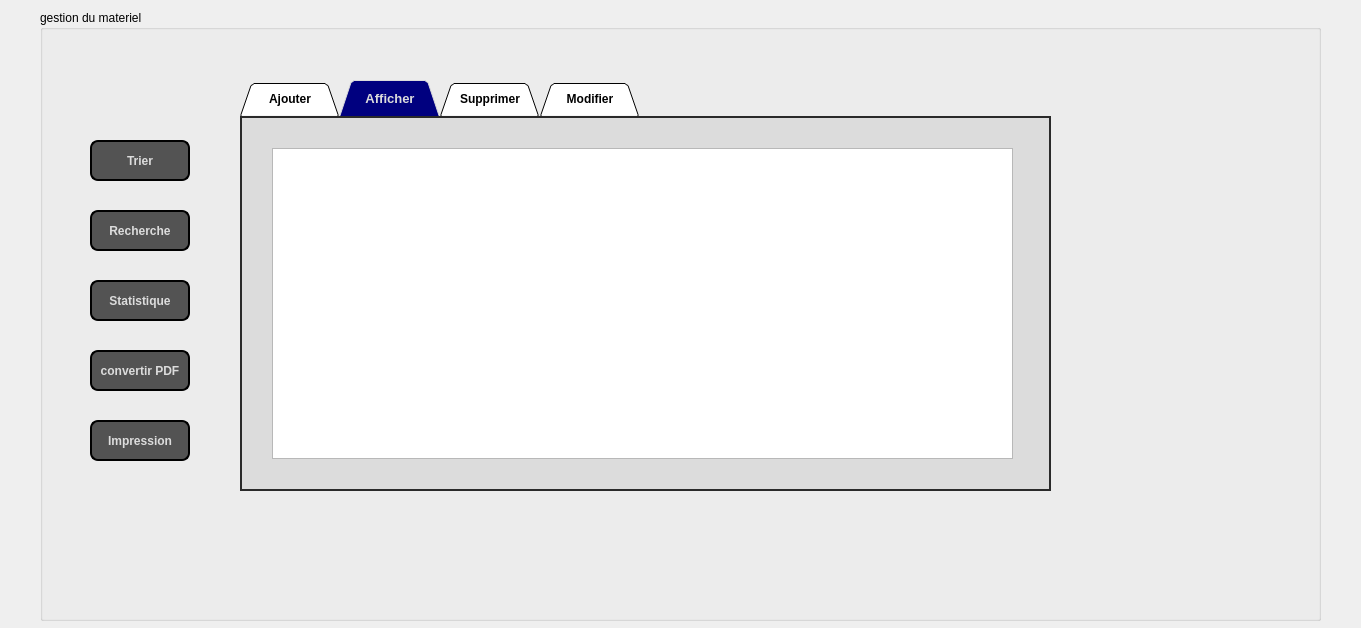
<?xml version="1.0" encoding="UTF-8"?>
<ui version="4.0">
 <class>materiel</class>
 <widget class="QDialog" name="materiel">
  <property name="geometry">
   <rect>
    <x>0</x>
    <y>0</y>
    <width>1361</width>
    <height>628</height>
   </rect>
  </property>
  <property name="windowTitle">
   <string>Dialog</string>
  </property>
  <widget class="QGroupBox" name="groupBox">
   <property name="geometry">
    <rect>
     <x>40</x>
     <y>10</y>
     <width>1281</width>
     <height>611</height>
    </rect>
   </property>
   <property name="palette">
    <palette>
     <active>
      <colorrole role="WindowText">
       <brush brushstyle="SolidPattern">
        <color alpha="255">
         <red>0</red>
         <green>0</green>
         <blue>0</blue>
        </color>
       </brush>
      </colorrole>
      <colorrole role="Base">
       <brush brushstyle="SolidPattern">
        <color alpha="255">
         <red>255</red>
         <green>255</green>
         <blue>255</blue>
        </color>
       </brush>
      </colorrole>
      <colorrole role="Window">
       <brush brushstyle="SolidPattern">
        <color alpha="255">
         <red>255</red>
         <green>255</green>
         <blue>255</blue>
        </color>
       </brush>
      </colorrole>
     </active>
     <inactive>
      <colorrole role="WindowText">
       <brush brushstyle="SolidPattern">
        <color alpha="255">
         <red>0</red>
         <green>0</green>
         <blue>0</blue>
        </color>
       </brush>
      </colorrole>
      <colorrole role="Base">
       <brush brushstyle="SolidPattern">
        <color alpha="255">
         <red>255</red>
         <green>255</green>
         <blue>255</blue>
        </color>
       </brush>
      </colorrole>
      <colorrole role="Window">
       <brush brushstyle="SolidPattern">
        <color alpha="255">
         <red>255</red>
         <green>255</green>
         <blue>255</blue>
        </color>
       </brush>
      </colorrole>
     </inactive>
     <disabled>
      <colorrole role="WindowText">
       <brush brushstyle="SolidPattern">
        <color alpha="255">
         <red>120</red>
         <green>120</green>
         <blue>120</blue>
        </color>
       </brush>
      </colorrole>
      <colorrole role="Base">
       <brush brushstyle="SolidPattern">
        <color alpha="255">
         <red>255</red>
         <green>255</green>
         <blue>255</blue>
        </color>
       </brush>
      </colorrole>
      <colorrole role="Window">
       <brush brushstyle="SolidPattern">
        <color alpha="255">
         <red>255</red>
         <green>255</green>
         <blue>255</blue>
        </color>
       </brush>
      </colorrole>
     </disabled>
    </palette>
   </property>
   <property name="title">
    <string>gestion du materiel</string>
   </property>
   <widget class="QPushButton" name="trier">
    <property name="geometry">
     <rect>
      <x>50</x>
      <y>130</y>
      <width>100</width>
      <height>41</height>
     </rect>
    </property>
    <property name="sizePolicy">
     <sizepolicy hsizetype="Minimum" vsizetype="Fixed">
      <horstretch>0</horstretch>
      <verstretch>0</verstretch>
     </sizepolicy>
    </property>
    <property name="font">
     <font>
      <family>Arial</family>
      <pointsize>-1</pointsize>
      <weight>75</weight>
      <bold>true</bold>
     </font>
    </property>
    <property name="styleSheet">
     <string notr="true">QPushButton {
color: #dcdcdc;
background:#535353;
border: none;
font-size:12px;
font-family:Arial, Helvetica, sans-serif;
border: 2px solid ;
border-radius: 8px;
}
QPushButton:hover {
color:#fff;
	background-color: rgb(0, 0, 127);
border: none;
}</string>
    </property>
    <property name="text">
     <string>Trier</string>
    </property>
   </widget>
   <widget class="QPushButton" name="Recherche">
    <property name="geometry">
     <rect>
      <x>50</x>
      <y>200</y>
      <width>100</width>
      <height>41</height>
     </rect>
    </property>
    <property name="sizePolicy">
     <sizepolicy hsizetype="Minimum" vsizetype="Fixed">
      <horstretch>0</horstretch>
      <verstretch>0</verstretch>
     </sizepolicy>
    </property>
    <property name="font">
     <font>
      <family>Arial</family>
      <pointsize>-1</pointsize>
      <weight>75</weight>
      <bold>true</bold>
     </font>
    </property>
    <property name="styleSheet">
     <string notr="true">QPushButton {
color: #dcdcdc;
background:#535353;
border: none;
font-size:12px;
font-family:Arial, Helvetica, sans-serif;
border: 2px solid ;
border-radius: 8px;
}
QPushButton:hover {
color:#fff;
	background-color: rgb(0, 0, 127);
border: none;
}</string>
    </property>
    <property name="text">
     <string>Recherche</string>
    </property>
   </widget>
   <widget class="QPushButton" name="statistique">
    <property name="geometry">
     <rect>
      <x>50</x>
      <y>270</y>
      <width>100</width>
      <height>41</height>
     </rect>
    </property>
    <property name="sizePolicy">
     <sizepolicy hsizetype="Minimum" vsizetype="Fixed">
      <horstretch>0</horstretch>
      <verstretch>0</verstretch>
     </sizepolicy>
    </property>
    <property name="font">
     <font>
      <family>Arial</family>
      <pointsize>-1</pointsize>
      <weight>75</weight>
      <bold>true</bold>
     </font>
    </property>
    <property name="styleSheet">
     <string notr="true">QPushButton {
color: #dcdcdc;
background:#535353;
border: none;
font-size:12px;
font-family:Arial, Helvetica, sans-serif;
border: 2px solid ;
border-radius: 8px;
}
QPushButton:hover {
color:#fff;
	background-color: rgb(0, 0, 127);
border: none;
}</string>
    </property>
    <property name="text">
     <string>Statistique</string>
    </property>
   </widget>
   <widget class="QPushButton" name="PDF">
    <property name="geometry">
     <rect>
      <x>50</x>
      <y>340</y>
      <width>100</width>
      <height>41</height>
     </rect>
    </property>
    <property name="sizePolicy">
     <sizepolicy hsizetype="Minimum" vsizetype="Fixed">
      <horstretch>0</horstretch>
      <verstretch>0</verstretch>
     </sizepolicy>
    </property>
    <property name="font">
     <font>
      <family>Arial</family>
      <pointsize>-1</pointsize>
      <weight>75</weight>
      <bold>true</bold>
     </font>
    </property>
    <property name="styleSheet">
     <string notr="true">QPushButton {
color: #dcdcdc;
background:#535353;
border: none;
font-size:12px;
font-family:Arial, Helvetica, sans-serif;
border: 2px solid ;
border-radius: 8px;
}
QPushButton:hover {
color:#fff;
	background-color: rgb(0, 0, 127);
border: none;
}</string>
    </property>
    <property name="text">
     <string>convertir PDF</string>
    </property>
   </widget>
   <widget class="QPushButton" name="impression">
    <property name="geometry">
     <rect>
      <x>50</x>
      <y>410</y>
      <width>100</width>
      <height>41</height>
     </rect>
    </property>
    <property name="sizePolicy">
     <sizepolicy hsizetype="Minimum" vsizetype="Fixed">
      <horstretch>0</horstretch>
      <verstretch>0</verstretch>
     </sizepolicy>
    </property>
    <property name="font">
     <font>
      <family>Arial</family>
      <pointsize>-1</pointsize>
      <weight>75</weight>
      <bold>true</bold>
     </font>
    </property>
    <property name="styleSheet">
     <string notr="true">QPushButton {
color: #dcdcdc;
background:#535353;
border: none;
font-size:12px;
font-family:Arial, Helvetica, sans-serif;
border: 2px solid ;
border-radius: 8px;
}
QPushButton:hover {
color:#fff;
	background-color: rgb(0, 0, 127);
border: none;
}</string>
    </property>
    <property name="text">
     <string>Impression</string>
    </property>
   </widget>
   <widget class="QTabWidget" name="tabWidget_10">
    <property name="geometry">
     <rect>
      <x>200</x>
      <y>70</y>
      <width>811</width>
      <height>411</height>
     </rect>
    </property>
    <property name="palette">
     <palette>
      <active>
       <colorrole role="Base">
        <brush brushstyle="SolidPattern">
         <color alpha="255">
          <red>255</red>
          <green>255</green>
          <blue>255</blue>
         </color>
        </brush>
       </colorrole>
       <colorrole role="Window">
        <brush brushstyle="SolidPattern">
         <color alpha="255">
          <red>255</red>
          <green>255</green>
          <blue>255</blue>
         </color>
        </brush>
       </colorrole>
      </active>
      <inactive>
       <colorrole role="Base">
        <brush brushstyle="SolidPattern">
         <color alpha="255">
          <red>255</red>
          <green>255</green>
          <blue>255</blue>
         </color>
        </brush>
       </colorrole>
       <colorrole role="Window">
        <brush brushstyle="SolidPattern">
         <color alpha="255">
          <red>255</red>
          <green>255</green>
          <blue>255</blue>
         </color>
        </brush>
       </colorrole>
      </inactive>
      <disabled>
       <colorrole role="Base">
        <brush brushstyle="SolidPattern">
         <color alpha="255">
          <red>255</red>
          <green>255</green>
          <blue>255</blue>
         </color>
        </brush>
       </colorrole>
       <colorrole role="Window">
        <brush brushstyle="SolidPattern">
         <color alpha="255">
          <red>255</red>
          <green>255</green>
          <blue>255</blue>
         </color>
        </brush>
       </colorrole>
      </disabled>
     </palette>
    </property>
    <property name="font">
     <font>
      <weight>75</weight>
      <bold>true</bold>
     </font>
    </property>
    <property name="styleSheet">
     <string notr="true">
QTabWidget::pane { /* The tab widget frame */
border-top: 2px solid #2a2a2a; 
border-left: 2px solid #2a2a2a;
border-right: 2px solid #2a2a2a ; 
border-bottom: 2px solid #2a2a2a; 
background: #dcdcdc;
	
	
	/*border-top-color: rgb(0, 0, 0);*/

}
QTabWidget::tab-bar {
left: 0px; /* move to the right by 5px */
}
QTabBar::tab {
background: #dcdcdc;
border: 2px solid #535353;
border-bottom-color: #535353; 
border-top-left-radius: 7px;
border-top-right-radius: 7px;
min-width: 80px;
padding: 8px;
color: rgb(50, 50, 162);
	color: rgb(0, 0, 0);
font-size:12px;
font-family:Arial, Helvetica, sans-serif;
}
QTabBar::tab:selected,QTabBar::tab:hover {
	
	
	color: rgb(255, 255, 255);
	background-color: rgb(0, 0, 127);
}
QTabBar::tab:selected {
border-color: #9B9B9B;
border-bottom-color: #535353; /* same as pane color */
color: #dcdcdc;
font-size:13px;
font-family:Arial, Helvetica, sans-serif;
}
QTabBar::tab:!selected {
margin-top: 2px; /* make non-selected tabs look smaller */
}
</string>
    </property>
    <property name="tabShape">
     <enum>QTabWidget::Triangular</enum>
    </property>
    <property name="currentIndex">
     <number>1</number>
    </property>
    <property name="elideMode">
     <enum>Qt::ElideNone</enum>
    </property>
    <property name="documentMode">
     <bool>false</bool>
    </property>
    <property name="tabsClosable">
     <bool>false</bool>
    </property>
    <property name="movable">
     <bool>false</bool>
    </property>
    <property name="tabBarAutoHide">
     <bool>false</bool>
    </property>
    <widget class="QWidget" name="tab_2">
     <attribute name="title">
      <string>Ajouter</string>
     </attribute>
     <widget class="QLabel" name="label_2">
      <property name="geometry">
       <rect>
        <x>10</x>
        <y>70</y>
        <width>151</width>
        <height>31</height>
       </rect>
      </property>
      <property name="font">
       <font>
        <family>Arial</family>
        <pointsize>-1</pointsize>
        <weight>75</weight>
        <italic>true</italic>
        <bold>true</bold>
       </font>
      </property>
      <property name="styleSheet">
       <string notr="true">QLabel {
  width: 100%;
  padding: 12px 20px;
  margin: 8px 0;
  display: inline-block;
	color: rgb(83, 83, 83);
  font-size: 12px;
font-family:Arial, Helvetica, sans-serif;
	

}</string>
      </property>
      <property name="text">
       <string>Nom du materiel</string>
      </property>
     </widget>
     <widget class="QLabel" name="label_3">
      <property name="geometry">
       <rect>
        <x>390</x>
        <y>140</y>
        <width>141</width>
        <height>16</height>
       </rect>
      </property>
      <property name="font">
       <font>
        <family>Arial</family>
        <pointsize>-1</pointsize>
        <weight>75</weight>
        <italic>true</italic>
        <bold>true</bold>
       </font>
      </property>
      <property name="styleSheet">
       <string notr="true">QLabel {
  width: 100%;
  padding: 12px 20px;
  margin: 8px 0;
  display: inline-block;
	color: rgb(83, 83, 83);
  font-size: 12px;
font-family:Arial, Helvetica, sans-serif;


}</string>
      </property>
      <property name="text">
       <string>Type</string>
      </property>
     </widget>
     <widget class="QLabel" name="label_4">
      <property name="geometry">
       <rect>
        <x>30</x>
        <y>180</y>
        <width>131</width>
        <height>61</height>
       </rect>
      </property>
      <property name="font">
       <font>
        <family>Arial</family>
        <pointsize>-1</pointsize>
        <weight>75</weight>
        <italic>true</italic>
        <bold>true</bold>
       </font>
      </property>
      <property name="styleSheet">
       <string notr="true">QLabel {
  width: 100%;
  padding: 12px 20px;
  margin: 8px 0;
  display: inline-block;
	color: rgb(83, 83, 83);
  font-size: 12px;
font-family:Arial, Helvetica, sans-serif;

}</string>
      </property>
      <property name="text">
       <string>quantiter</string>
      </property>
     </widget>
     <widget class="QLabel" name="label_5">
      <property name="geometry">
       <rect>
        <x>390</x>
        <y>200</y>
        <width>121</width>
        <height>20</height>
       </rect>
      </property>
      <property name="font">
       <font>
        <family>Arial</family>
        <pointsize>-1</pointsize>
        <weight>75</weight>
        <italic>true</italic>
        <bold>true</bold>
       </font>
      </property>
      <property name="styleSheet">
       <string notr="true">QLabel {
  width: 100%;
  padding: 12px 20px;
  margin: 8px 0;
  display: inline-block;
	color: rgb(83, 83, 83);
  font-size: 12px;
font-family:Arial, Helvetica, sans-serif;

}</string>
      </property>
      <property name="text">
       <string>prix</string>
      </property>
     </widget>
     <widget class="QLabel" name="label_6">
      <property name="geometry">
       <rect>
        <x>380</x>
        <y>60</y>
        <width>161</width>
        <height>51</height>
       </rect>
      </property>
      <property name="font">
       <font>
        <family>Arial</family>
        <pointsize>-1</pointsize>
        <weight>75</weight>
        <italic>true</italic>
        <bold>true</bold>
       </font>
      </property>
      <property name="styleSheet">
       <string notr="true">QLabel {
  width: 100%;
  padding: 12px 20px;
  margin: 8px 0;
  display: inline-block;
	color: rgb(83, 83, 83);
  font-size: 12px;
font-family:Arial, Helvetica, sans-serif;

}</string>
      </property>
      <property name="text">
       <string>nom fournisseur</string>
      </property>
     </widget>
     <widget class="QLabel" name="label_7">
      <property name="geometry">
       <rect>
        <x>30</x>
        <y>120</y>
        <width>141</width>
        <height>51</height>
       </rect>
      </property>
      <property name="font">
       <font>
        <family>Arial</family>
        <pointsize>-1</pointsize>
        <weight>75</weight>
        <italic>true</italic>
        <bold>true</bold>
       </font>
      </property>
      <property name="styleSheet">
       <string notr="true">QLabel {
  width: 100%;
  padding: 12px 20px;
  margin: 8px 0;
  display: inline-block;
	color: rgb(83, 83, 83);
  font-size: 12px;
font-family:Arial, Helvetica, sans-serif;
	

}</string>
      </property>
      <property name="text">
       <string>Num serie</string>
      </property>
     </widget>
     <widget class="QLineEdit" name="nom_m">
      <property name="geometry">
       <rect>
        <x>170</x>
        <y>76</y>
        <width>151</width>
        <height>21</height>
       </rect>
      </property>
      <property name="styleSheet">
       <string notr="true">background-color: rgb(117, 117, 117);
color: rgb(255, 255, 255);
  border-radius: 5px;</string>
      </property>
     </widget>
     <widget class="QLineEdit" name="numserie">
      <property name="geometry">
       <rect>
        <x>170</x>
        <y>139</y>
        <width>151</width>
        <height>21</height>
       </rect>
      </property>
      <property name="styleSheet">
       <string notr="true">background-color: rgb(117, 117, 117);
color: rgb(255, 255, 255);
  border-radius: 5px;</string>
      </property>
     </widget>
     <widget class="QLineEdit" name="quantiter">
      <property name="geometry">
       <rect>
        <x>170</x>
        <y>202</y>
        <width>151</width>
        <height>21</height>
       </rect>
      </property>
      <property name="styleSheet">
       <string notr="true">background-color: rgb(117, 117, 117);
color: rgb(255, 255, 255);
  border-radius: 5px;</string>
      </property>
     </widget>
     <widget class="QLineEdit" name="nom_f">
      <property name="geometry">
       <rect>
        <x>540</x>
        <y>75</y>
        <width>151</width>
        <height>21</height>
       </rect>
      </property>
      <property name="styleSheet">
       <string notr="true">background-color: rgb(117, 117, 117);
color: rgb(255, 255, 255);
  border-radius: 5px;</string>
      </property>
     </widget>
     <widget class="QLineEdit" name="type">
      <property name="geometry">
       <rect>
        <x>540</x>
        <y>138</y>
        <width>151</width>
        <height>21</height>
       </rect>
      </property>
      <property name="styleSheet">
       <string notr="true">background-color: rgb(117, 117, 117);
color: rgb(255, 255, 255);
  border-radius: 5px;</string>
      </property>
     </widget>
     <widget class="QLineEdit" name="prix">
      <property name="geometry">
       <rect>
        <x>540</x>
        <y>200</y>
        <width>151</width>
        <height>21</height>
       </rect>
      </property>
      <property name="styleSheet">
       <string notr="true">background-color: rgb(117, 117, 117);
color: rgb(255, 255, 255);
  border-radius: 5px;</string>
      </property>
     </widget>
     <widget class="QPushButton" name="Valider">
      <property name="geometry">
       <rect>
        <x>620</x>
        <y>290</y>
        <width>101</width>
        <height>41</height>
       </rect>
      </property>
      <property name="font">
       <font>
        <family>Arial</family>
        <pointsize>-1</pointsize>
        <weight>75</weight>
        <bold>true</bold>
       </font>
      </property>
      <property name="styleSheet">
       <string notr="true">QPushButton {
color: #dcdcdc;
background:#535353;
border: none;
font-size:12px;
font-family:Arial, Helvetica, sans-serif;
border: 2px solid ;
border-radius: 8px;
}
QPushButton:hover {
color:#fff;
	background-color: rgb(0, 0, 127);
border: none;
}</string>
      </property>
      <property name="text">
       <string>Valider</string>
      </property>
     </widget>
    </widget>
    <widget class="QWidget" name="tab_28">
     <attribute name="title">
      <string>Afficher</string>
     </attribute>
     <widget class="QTableView" name="tab_mat">
      <property name="geometry">
       <rect>
        <x>30</x>
        <y>30</y>
        <width>741</width>
        <height>311</height>
       </rect>
      </property>
     </widget>
    </widget>
    <widget class="QWidget" name="tab">
     <attribute name="title">
      <string>Supprimer</string>
     </attribute>
     <widget class="QLineEdit" name="num_serie_supp">
      <property name="geometry">
       <rect>
        <x>160</x>
        <y>110</y>
        <width>151</width>
        <height>21</height>
       </rect>
      </property>
      <property name="styleSheet">
       <string notr="true">background-color: rgb(117, 117, 117);
color: rgb(255, 255, 255);
  border-radius: 5px;</string>
      </property>
     </widget>
     <widget class="QPushButton" name="supp">
      <property name="geometry">
       <rect>
        <x>510</x>
        <y>230</y>
        <width>101</width>
        <height>41</height>
       </rect>
      </property>
      <property name="font">
       <font>
        <family>Arial</family>
        <pointsize>-1</pointsize>
        <weight>75</weight>
        <bold>true</bold>
       </font>
      </property>
      <property name="styleSheet">
       <string notr="true">QPushButton {
color: #dcdcdc;
background:#535353;
border: none;
font-size:12px;
font-family:Arial, Helvetica, sans-serif;
border: 2px solid ;
border-radius: 8px;
}
QPushButton:hover {
color:#fff;
	background-color: rgb(0, 0, 127);
border: none;
}</string>
      </property>
      <property name="text">
       <string>supprimer</string>
      </property>
     </widget>
     <widget class="QLabel" name="label_10">
      <property name="geometry">
       <rect>
        <x>30</x>
        <y>100</y>
        <width>151</width>
        <height>31</height>
       </rect>
      </property>
      <property name="font">
       <font>
        <family>Arial</family>
        <pointsize>-1</pointsize>
        <weight>75</weight>
        <italic>true</italic>
        <bold>true</bold>
       </font>
      </property>
      <property name="styleSheet">
       <string notr="true">QLabel {
  width: 100%;
  padding: 12px 20px;
  margin: 8px 0;
  display: inline-block;
	color: rgb(83, 83, 83);
  font-size: 12px;
font-family:Arial, Helvetica, sans-serif;
	

}</string>
      </property>
      <property name="text">
       <string>num de serie</string>
      </property>
     </widget>
    </widget>
    <widget class="QWidget" name="tab_29">
     <attribute name="title">
      <string>Modifier</string>
     </attribute>
     <widget class="QLabel" name="label_9">
      <property name="geometry">
       <rect>
        <x>100</x>
        <y>120</y>
        <width>181</width>
        <height>21</height>
       </rect>
      </property>
      <property name="font">
       <font>
        <family>Arial</family>
        <pointsize>-1</pointsize>
        <weight>75</weight>
        <italic>true</italic>
        <bold>true</bold>
       </font>
      </property>
      <property name="styleSheet">
       <string notr="true">QLabel {
  width: 100%;
  padding: 12px 20px;
  margin: 8px 0;
  display: inline-block;
	color: rgb(83, 83, 83);
  font-size: 12px;
font-family:Arial, Helvetica, sans-serif;
}</string>
      </property>
      <property name="text">
       <string>Num serie du materiels</string>
      </property>
     </widget>
     <widget class="QLineEdit" name="lineEdit_9">
      <property name="geometry">
       <rect>
        <x>280</x>
        <y>114</y>
        <width>150</width>
        <height>30</height>
       </rect>
      </property>
      <property name="styleSheet">
       <string notr="true">QLineEdit {
  width: 100%;
  padding: 12px 20px;
  margin: 4px 0;
  display: inline-block;
  border: 1px solid #dcdcdc;
  border-radius: 4px;
  box-sizing: border-box;
  background: #757575;
  color: #dcdcdc;
  font-size: 13px;
font-family:Arial, Helvetica, sans-serif;
}</string>
      </property>
     </widget>
     <widget class="QPushButton" name="pushButton">
      <property name="geometry">
       <rect>
        <x>490</x>
        <y>230</y>
        <width>121</width>
        <height>41</height>
       </rect>
      </property>
      <property name="styleSheet">
       <string notr="true">QPushButton {
color: #dcdcdc;
background:#535353;
border: none;
font-size:14px;
font-family:Arial, Helvetica, sans-serif;
border: 2px solid ;
border-radius: 8px;
}
QPushButton:hover {
color:#fff;
	background-color: rgb(0, 0, 127);
border: none;
}</string>
      </property>
      <property name="text">
       <string>Valider</string>
      </property>
     </widget>
    </widget>
   </widget>
   <widget class="QLabel" name="label_back">
    <property name="geometry">
     <rect>
      <x>0</x>
      <y>-60</y>
      <width>1641</width>
      <height>771</height>
     </rect>
    </property>
    <property name="text">
     <string/>
    </property>
    <property name="pixmap">
     <pixmap>../../Bureau/esprit 2em/projet C++/image/b4.png</pixmap>
    </property>
   </widget>
   <widget class="QLabel" name="label_logo">
    <property name="geometry">
     <rect>
      <x>980</x>
      <y>430</y>
      <width>291</width>
      <height>211</height>
     </rect>
    </property>
    <property name="text">
     <string/>
    </property>
    <property name="pixmap">
     <pixmap>../../Bureau/esprit 2em/projet C++/image/logo2.png</pixmap>
    </property>
   </widget>
   <zorder>label_back</zorder>
   <zorder>trier</zorder>
   <zorder>Recherche</zorder>
   <zorder>statistique</zorder>
   <zorder>PDF</zorder>
   <zorder>impression</zorder>
   <zorder>tabWidget_10</zorder>
   <zorder>label_logo</zorder>
  </widget>
 </widget>
 <resources/>
 <connections/>
</ui>
